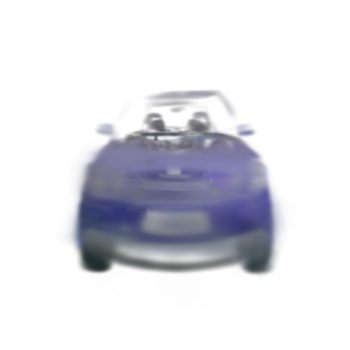
#> input picture exps/0306/before_attack/180.png, 350 x 350 px, found by its file name
$ python heatmap.py
#> lines starting #> are read from the running program, lines starting #| are printed output that depends on the picture
import cv2
import numpy as np
import matplotlib.pyplot as plt

def heatmap_spatial(img1, img2):
    # 计算绝对差值
    diff = cv2.absdiff(img1, img2)

    # 归一化到 [0,255]
    norm_diff = cv2.normalize(diff, None, 0, 255, cv2.NORM_MINMAX)

    # 生成热力图
    heatmap = cv2.applyColorMap(norm_diff.astype(np.uint8), cv2.COLORMAP_JET)

    return heatmap

def heatmap_frequency(img1, img2):
    # 计算傅里叶变换
    f1 = np.fft.fft2(img1)
    f2 = np.fft.fft2(img2)

    # 取对数幅度谱
    magnitude1 = np.log(np.abs(np.fft.fftshift(f1)) + 1)
    magnitude2 = np.log(np.abs(np.fft.fftshift(f2)) + 1)

    # 计算差异
    freq_diff = np.abs(magnitude1 - magnitude2)

    # 归一化并生成热力图
    norm_diff = cv2.normalize(freq_diff, None, 0, 255, cv2.NORM_MINMAX)
    heatmap = cv2.applyColorMap(norm_diff.astype(np.uint8), cv2.COLORMAP_JET)

    return heatmap

# 读取图像
img1 = cv2.imread('./workspace/0302_none/before_attack/180.png', cv2.IMREAD_GRAYSCALE)
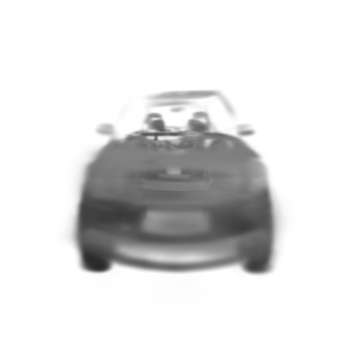
#> img1: shape (350, 350); min 41, max 255, mean 224.7
img2 = cv2.imread('./workspace/0302_full/before_attack/180.png', cv2.IMREAD_GRAYSCALE)
# [8 lines of commented-out code are left out]

img1 = cv2.resize(img1, (512, 512))
#> img1: shape (512, 512)
img2 = cv2.resize(img2, (512, 512))

frequency = heatmap_frequency(img1, img2)
#> in heatmap_frequency, `magnitude1 = np.log(np.abs(np.fft.fftshift(f1)) + 1)`:
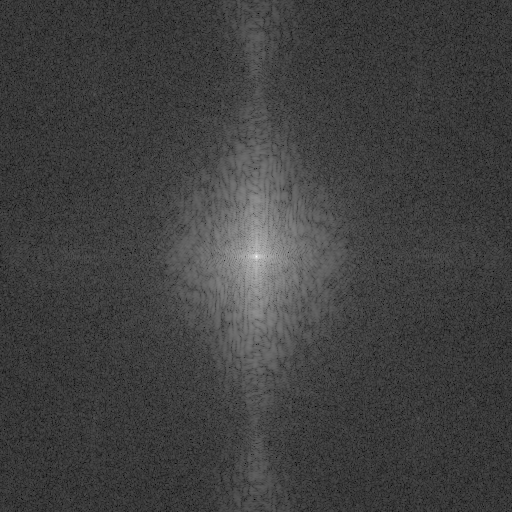
#> magnitude1: shape (512, 512) float64; min 0.302, max 17.89, mean 4.77; drawn with min black and max white
#> in heatmap_frequency, `freq_diff = np.abs(magnitude1 - magnitude2)`: freq_diff: shape (512, 512) float64; every value is 0
#> in heatmap_frequency, `heatmap = cv2.applyColorMap(norm_diff.astype(np.uint8), cv2.COLORMAP_J..`:
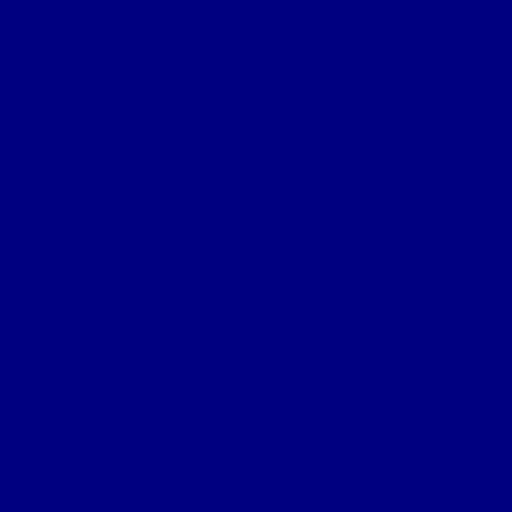
#> heatmap: shape (512, 512, 3); mean B, G, R 128, 0, 0
spatial = heatmap_spatial(img1, img2)
#> in heatmap_spatial, `diff = cv2.absdiff(img1, img2)`: diff: shape (512, 512); every value is 0

alpha = 1  # 权重调整
final_heatmap = cv2.addWeighted(spatial, alpha, frequency, 1 - alpha, 0)

# 保存结果
cv2.imwrite('heatmap.jpg', final_heatmap)

$ run again, with exps/pics/with_filter.png copied over exps/0306/before_attack/180.png
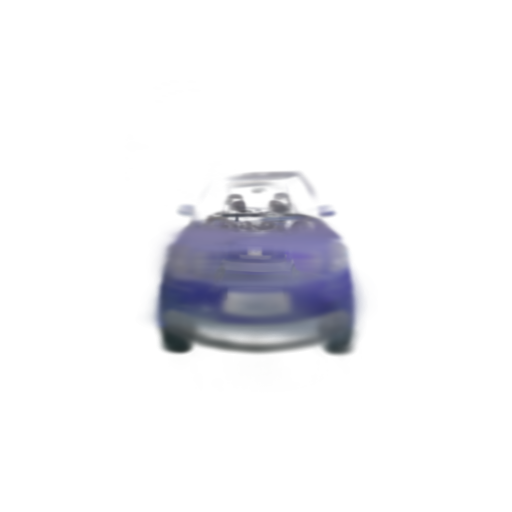
#> input picture exps/pics/with_filter.png, 512 x 512 px, found by its file name
#> `img1 = cv2.imread('./workspace/0302_none/before_attack/180.png', cv2.I..`:
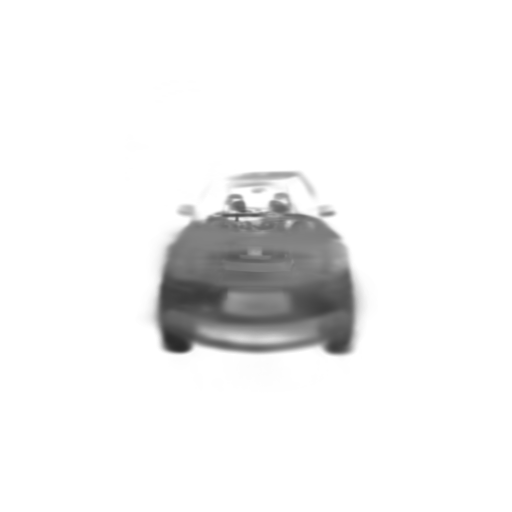
#> img1: shape (512, 512); min 41, max 255, mean 240.9
#> in heatmap_frequency, `magnitude1 = np.log(np.abs(np.fft.fftshift(f1)) + 1)`:
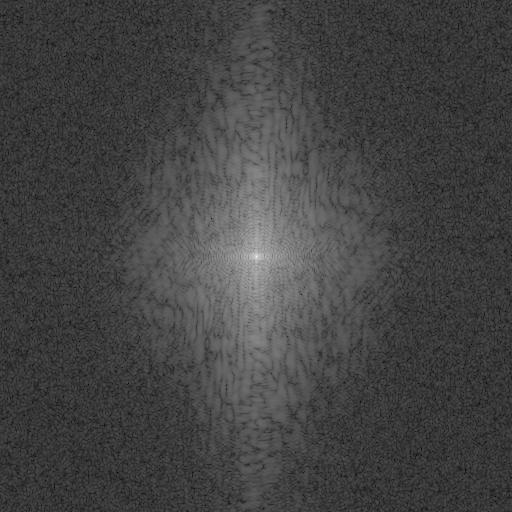
#> magnitude1: shape (512, 512) float64; min 0.204, max 17.96, mean 4.92; drawn with min black and max white
#> freq_diff: shape (512, 512) float64; every value is 0
#> diff: shape (512, 512); every value is 0

$ run again, with exps/0306/before_attack/000.png copied over exps/0306/before_attack/180.png
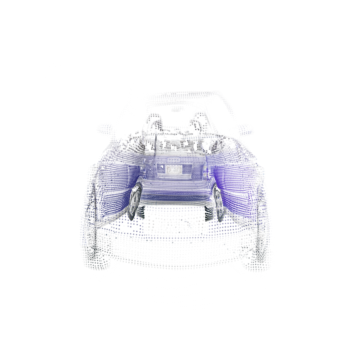
#> input picture exps/0306/before_attack/000.png, 350 x 350 px, found by its file name
#> `img1 = cv2.imread('./workspace/0302_none/before_attack/180.png', cv2.I..`:
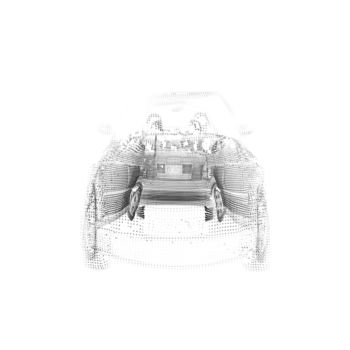
#> img1: shape (350, 350); min 47, max 255, mean 246.8
#> in heatmap_frequency, `magnitude1 = np.log(np.abs(np.fft.fftshift(f1)) + 1)`:
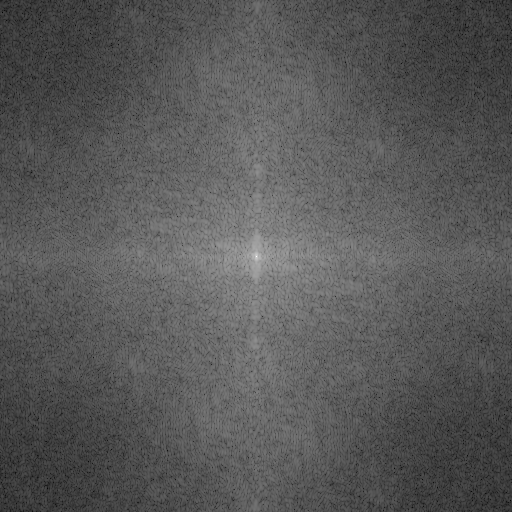
#> magnitude1: shape (512, 512) float64; min 0.531, max 17.99, mean 6.58; drawn with min black and max white
#> freq_diff: shape (512, 512) float64; every value is 0
#> diff: shape (512, 512); every value is 0
